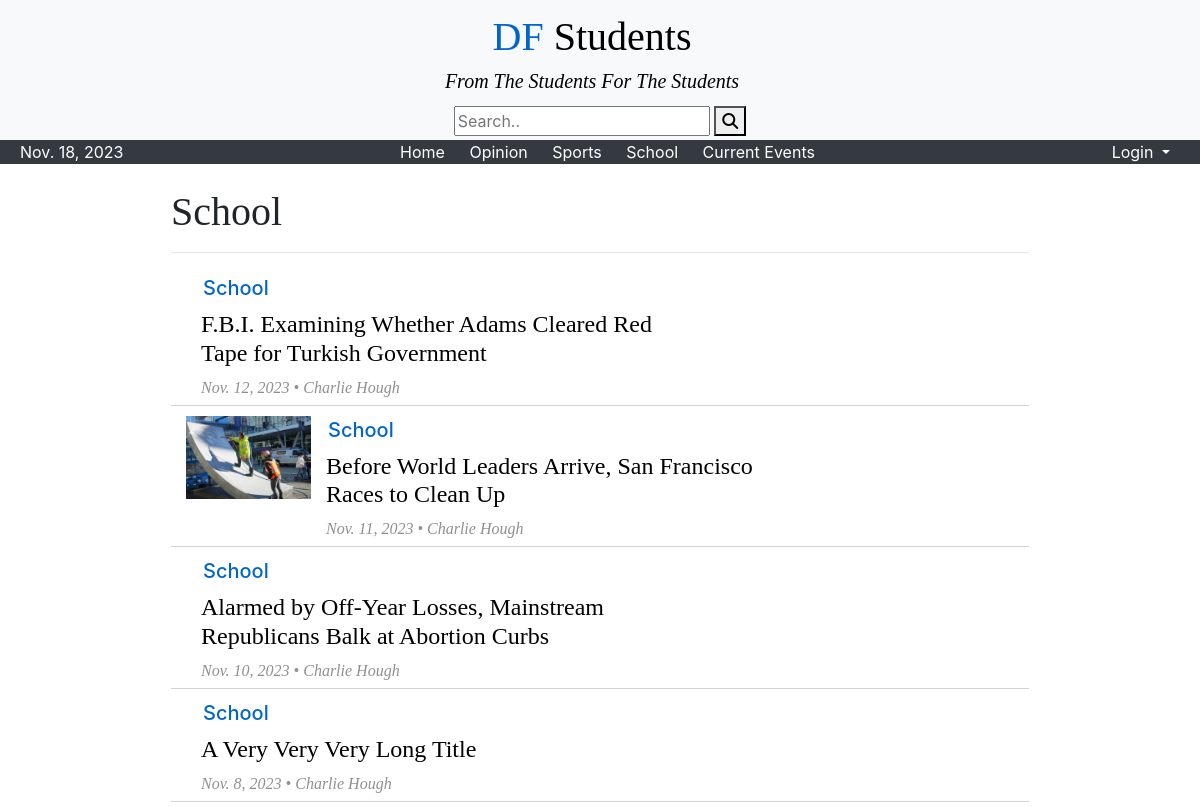
The page /category/School on the database its author committed.
### main/models.py (models this page shows, shortened)
class Story(models.Model):
    title = models.CharField(max_length=200, default="New Story") # Headline
    author = models.ForeignKey(User, on_delete=models.CASCADE) # author user model
    date = models.DateField(timezone.now, null=True) # Current date
    content = RichTextField(blank=True, null=True)
    story_id = models.CharField(editable=False, max_length=4, default=generate_unique_id, unique=True)
    OPINION = "Opinion"
    SPORTS = "Sports"
    SCHOOL = "School"
    CURRENTEVENTS = "Current Events"
    DELETED = "Deleted"
    DRAFT = "Draft"
    AWAITING_EDITOR_APPROVAL = "Awaiting Editor Approval"
    AWAITING_EDITOR_IN_CHIEF_APPROVAL = "Awaiting Editor In Chief Approval"
    PUBLISHED = "Published"
    category_choices = [(OPINION, "Opinion"),
                (SPORTS, "Sports"),
                (SCHOOL, "School"),
                (CURRENTEVENTS, "Current Events")]
    state_choices = [(DRAFT, "Draft"),
                (AWAITING_EDITOR_APPROVAL, "Awaiting Editor Approval"),
                (AWAITING_EDITOR_IN_CHIEF_APPROVAL, "Awaiting Editor In Chief Approval"),
                (PUBLISHED, "Published"),
                (DELETED, "Deleted")]
    category = models.CharField(max_length=20, choices=category_choices, default=SCHOOL) # Catergory of Article
    state = models.CharField(max_length=50, null=True, blank=True, choices=state_choices, default=DRAFT)
    story_image = models.ImageField(verbose_name='Headline Image', null=True, blank=True, upload_to="images/")

### main/views.py (the view)
# urls.py: path("category/<str:category>", views.category_view, name="category_view"),
def category_view(request, category):
    return render(request = request,
                  template_name='main/category.html',
                  context={'stories':Story.objects.all().filter(category=category, state="Published").order_by('date').reverse(),
                            'date':date.today(),
                            'category':category})

### main/templatetags/custom_tags.py (called while the page is built)
@register.simple_tag
def is_writer(user):
    groups = []
    for group in user.groups.all():
        groups.append(group.name)
    return 'Writer' in groups

@register.simple_tag
def is_editor(user):
    groups = []
    for group in user.groups.all():
        groups.append(group.name)
    return 'Editor' in groups

@register.simple_tag
def is_developer(user):
    groups = []
    for group in user.groups.all():
        groups.append(group.name)
    return 'Developer' in groups

@register.simple_tag
def is_chief(user):
    groups = []
    for group in user.groups.all():
        groups.append(group.name)
    return 'Editor In Chief' in groups

### main/templates/main/category.html
{% extends "main/header.html" %}
{% block content %}
<div class="container" style="width: 80%;">
    <br>
    <h1 class="story-title">{{ category }}</h1>
    <hr>
    {% for story in stories %}
    <a href="/story/{{ story.story_id }}">
    <div class="container story-blurb-container">
            {% if story.story_image %}
                <img class="blurb-img" style="float:left;" src="{{ story.story_image.url }}">
            {% endif %}
            <div class="container" style="display:inline-block; width: 60%;">
                <h5 class="story-category">{{ story.category }}</h5>
                <h4 class="story-title">{{ story.title }}</h3>
                <h7 class="story-date">{{ story.date }} • {{ story.author.first_name }} {{ story.author.last_name }}</h7>
            </div>
    </div>
    </a>
    {% endfor %}
</div>
{% endblock %}

### main/static/style.css (style rules this page uses)
.story-category { color: #0066CC; width: fit-content; padding: 2px; }
.blurb-img { max-height: 100px; max-width: 125px; display: inline-block; }
.story-blurb-container { padding: 5px; border-bottom: solid; border-color: lightgray; border-width: 1px; margin: 5px; }
.story-title { font-family: "PT Serif", serif; }
.story-date { font-family: "PT Serif", serif; font-style: italic; color:#909090; width: fit-content; }
a { color: black !important; text-decoration: none !important; }

### rows shown on the page
Story: category "School", title "F.B.I. Examining Whether Adams Cleared Red Tape for Turkish Government", date "Nov. 12, 2023", author.first_name "Charlie", author.last_name "Hough"
Story: story_image (picture), category "School", title "Before World Leaders Arrive, San Francisco Races to Clean Up", date "Nov. 11, 2023", author.first_name "Charlie", author.last_name "Hough"
Story: category "School", title "Alarmed by Off-Year Losses, Mainstream Republicans Balk at Abortion Curbs", date "Nov. 10, 2023", author.first_name "Charlie", author.last_name "Hough"
Story: category "School", title "A Very Very Very Long Title", date "Nov. 8, 2023", author.first_name "Charlie", author.last_name "Hough"

### other values the page prints
{{ category }} "School"
